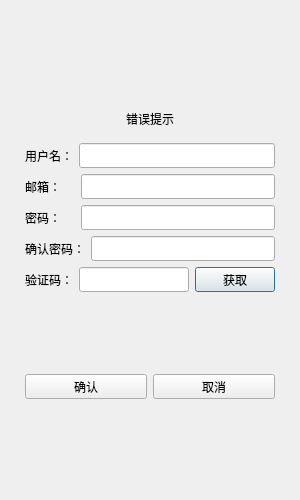
<?xml version="1.0" encoding="UTF-8"?>
<ui version="4.0">
 <class>RegisterDialog</class>
 <widget class="QDialog" name="RegisterDialog">
  <property name="geometry">
   <rect>
    <x>0</x>
    <y>0</y>
    <width>300</width>
    <height>500</height>
   </rect>
  </property>
  <property name="windowTitle">
   <string>Dialog</string>
  </property>
  <layout class="QVBoxLayout" name="verticalLayout_2">
   <item>
    <layout class="QVBoxLayout" name="verticalLayout">
     <property name="sizeConstraint">
      <enum>QLayout::SetNoConstraint</enum>
     </property>
     <property name="leftMargin">
      <number>5</number>
     </property>
     <property name="topMargin">
      <number>5</number>
     </property>
     <property name="rightMargin">
      <number>5</number>
     </property>
     <property name="bottomMargin">
      <number>5</number>
     </property>
     <item>
      <widget class="QStackedWidget" name="stackedWidget">
       <widget class="QWidget" name="page">
        <layout class="QVBoxLayout" name="verticalLayout_3">
         <item>
          <spacer name="verticalSpacer">
           <property name="orientation">
            <enum>Qt::Vertical</enum>
           </property>
           <property name="sizeHint" stdset="0">
            <size>
             <width>20</width>
             <height>40</height>
            </size>
           </property>
          </spacer>
         </item>
         <item>
          <widget class="QWidget" name="widget" native="true">
           <layout class="QVBoxLayout" name="verticalLayout_4">
            <item>
             <widget class="QLabel" name="err_tip">
              <property name="text">
               <string>错误提示</string>
              </property>
              <property name="alignment">
               <set>Qt::AlignCenter</set>
              </property>
             </widget>
            </item>
           </layout>
          </widget>
         </item>
         <item>
          <layout class="QHBoxLayout" name="horizontalLayout">
           <item>
            <widget class="QLabel" name="user_label">
             <property name="minimumSize">
              <size>
               <width>0</width>
               <height>25</height>
              </size>
             </property>
             <property name="maximumSize">
              <size>
               <width>16777215</width>
               <height>25</height>
              </size>
             </property>
             <property name="text">
              <string>用户名：</string>
             </property>
            </widget>
           </item>
           <item>
            <widget class="QLineEdit" name="user_edit">
             <property name="minimumSize">
              <size>
               <width>0</width>
               <height>25</height>
              </size>
             </property>
             <property name="maximumSize">
              <size>
               <width>16777215</width>
               <height>25</height>
              </size>
             </property>
            </widget>
           </item>
          </layout>
         </item>
         <item>
          <layout class="QHBoxLayout" name="horizontalLayout_3">
           <item>
            <widget class="QLabel" name="email_label">
             <property name="sizePolicy">
              <sizepolicy hsizetype="Preferred" vsizetype="Preferred">
               <horstretch>0</horstretch>
               <verstretch>0</verstretch>
              </sizepolicy>
             </property>
             <property name="minimumSize">
              <size>
               <width>0</width>
               <height>25</height>
              </size>
             </property>
             <property name="maximumSize">
              <size>
               <width>16777215</width>
               <height>25</height>
              </size>
             </property>
             <property name="text">
              <string>邮箱：    </string>
             </property>
            </widget>
           </item>
           <item>
            <widget class="QLineEdit" name="email_edit">
             <property name="minimumSize">
              <size>
               <width>0</width>
               <height>25</height>
              </size>
             </property>
             <property name="maximumSize">
              <size>
               <width>16777215</width>
               <height>25</height>
              </size>
             </property>
            </widget>
           </item>
          </layout>
         </item>
         <item>
          <layout class="QHBoxLayout" name="horizontalLayout_4">
           <item>
            <widget class="QLabel" name="pass_label">
             <property name="minimumSize">
              <size>
               <width>0</width>
               <height>25</height>
              </size>
             </property>
             <property name="maximumSize">
              <size>
               <width>16777215</width>
               <height>25</height>
              </size>
             </property>
             <property name="text">
              <string>密码：    </string>
             </property>
            </widget>
           </item>
           <item>
            <widget class="QLineEdit" name="pass_edit">
             <property name="minimumSize">
              <size>
               <width>0</width>
               <height>25</height>
              </size>
             </property>
             <property name="maximumSize">
              <size>
               <width>16777215</width>
               <height>25</height>
              </size>
             </property>
            </widget>
           </item>
          </layout>
         </item>
         <item>
          <layout class="QHBoxLayout" name="horizontalLayout_5">
           <item>
            <widget class="QLabel" name="pass_confirm_label">
             <property name="minimumSize">
              <size>
               <width>0</width>
               <height>25</height>
              </size>
             </property>
             <property name="maximumSize">
              <size>
               <width>16777215</width>
               <height>25</height>
              </size>
             </property>
             <property name="text">
              <string>确认密码：</string>
             </property>
            </widget>
           </item>
           <item>
            <widget class="QLineEdit" name="pass_confirm_edit">
             <property name="minimumSize">
              <size>
               <width>0</width>
               <height>25</height>
              </size>
             </property>
             <property name="maximumSize">
              <size>
               <width>16777215</width>
               <height>25</height>
              </size>
             </property>
            </widget>
           </item>
          </layout>
         </item>
         <item>
          <layout class="QHBoxLayout" name="horizontalLayout_6">
           <item>
            <widget class="QLabel" name="verify_label">
             <property name="minimumSize">
              <size>
               <width>0</width>
               <height>25</height>
              </size>
             </property>
             <property name="maximumSize">
              <size>
               <width>16777215</width>
               <height>25</height>
              </size>
             </property>
             <property name="text">
              <string>验证码：</string>
             </property>
            </widget>
           </item>
           <item>
            <widget class="QLineEdit" name="verify_edit">
             <property name="minimumSize">
              <size>
               <width>0</width>
               <height>25</height>
              </size>
             </property>
             <property name="maximumSize">
              <size>
               <width>16777215</width>
               <height>25</height>
              </size>
             </property>
            </widget>
           </item>
           <item>
            <widget class="QPushButton" name="get_code">
             <property name="minimumSize">
              <size>
               <width>0</width>
               <height>25</height>
              </size>
             </property>
             <property name="maximumSize">
              <size>
               <width>16777215</width>
               <height>25</height>
              </size>
             </property>
             <property name="text">
              <string>获取</string>
             </property>
            </widget>
           </item>
          </layout>
         </item>
         <item>
          <spacer name="verticalSpacer_2">
           <property name="orientation">
            <enum>Qt::Vertical</enum>
           </property>
           <property name="sizeHint" stdset="0">
            <size>
             <width>20</width>
             <height>40</height>
            </size>
           </property>
          </spacer>
         </item>
         <item>
          <layout class="QHBoxLayout" name="horizontalLayout_7">
           <item>
            <widget class="QPushButton" name="confirm_btn">
             <property name="minimumSize">
              <size>
               <width>0</width>
               <height>25</height>
              </size>
             </property>
             <property name="maximumSize">
              <size>
               <width>16777215</width>
               <height>25</height>
              </size>
             </property>
             <property name="text">
              <string>确认</string>
             </property>
            </widget>
           </item>
           <item>
            <widget class="QPushButton" name="cancel_btn">
             <property name="minimumSize">
              <size>
               <width>0</width>
               <height>25</height>
              </size>
             </property>
             <property name="maximumSize">
              <size>
               <width>16777215</width>
               <height>25</height>
              </size>
             </property>
             <property name="text">
              <string>取消</string>
             </property>
            </widget>
           </item>
          </layout>
         </item>
         <item>
          <spacer name="verticalSpacer_3">
           <property name="orientation">
            <enum>Qt::Vertical</enum>
           </property>
           <property name="sizeHint" stdset="0">
            <size>
             <width>20</width>
             <height>40</height>
            </size>
           </property>
          </spacer>
         </item>
        </layout>
       </widget>
       <widget class="QWidget" name="page_2"/>
      </widget>
     </item>
    </layout>
   </item>
  </layout>
 </widget>
 <resources/>
 <connections/>
</ui>
